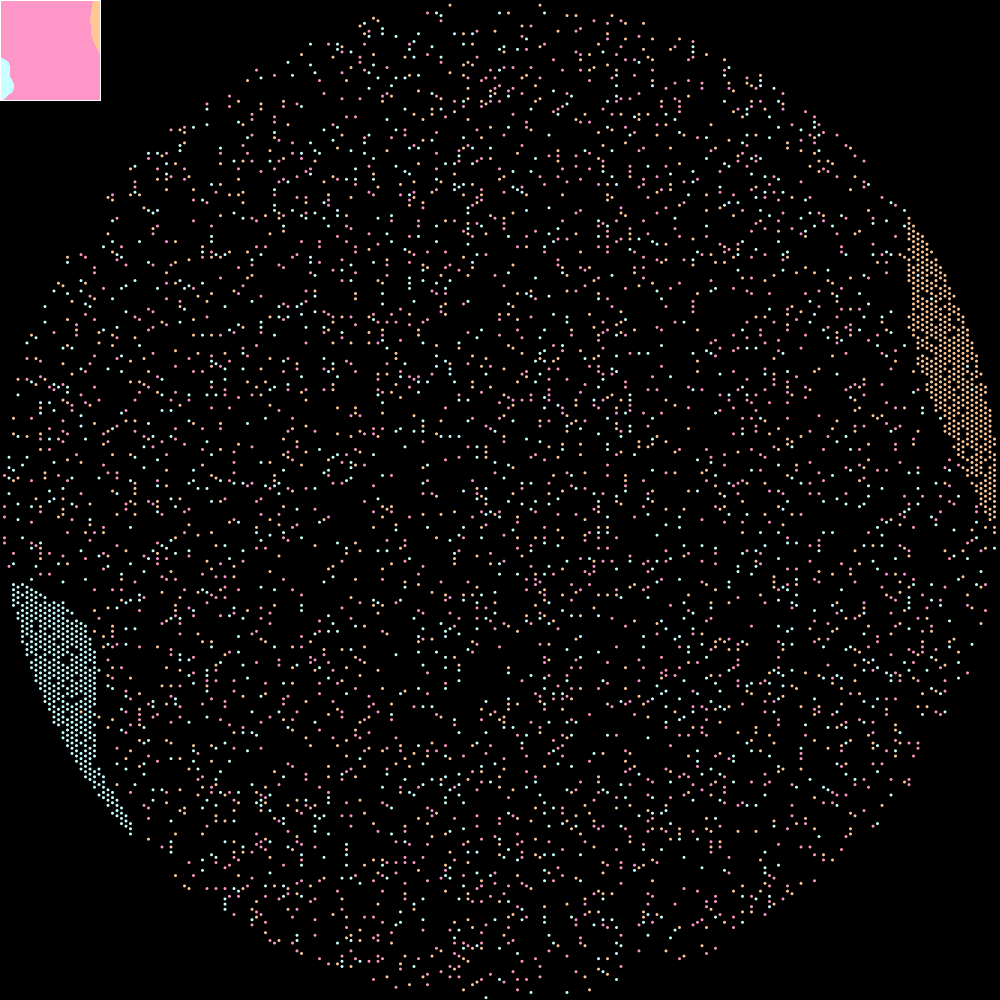
Frame 1 (no input)
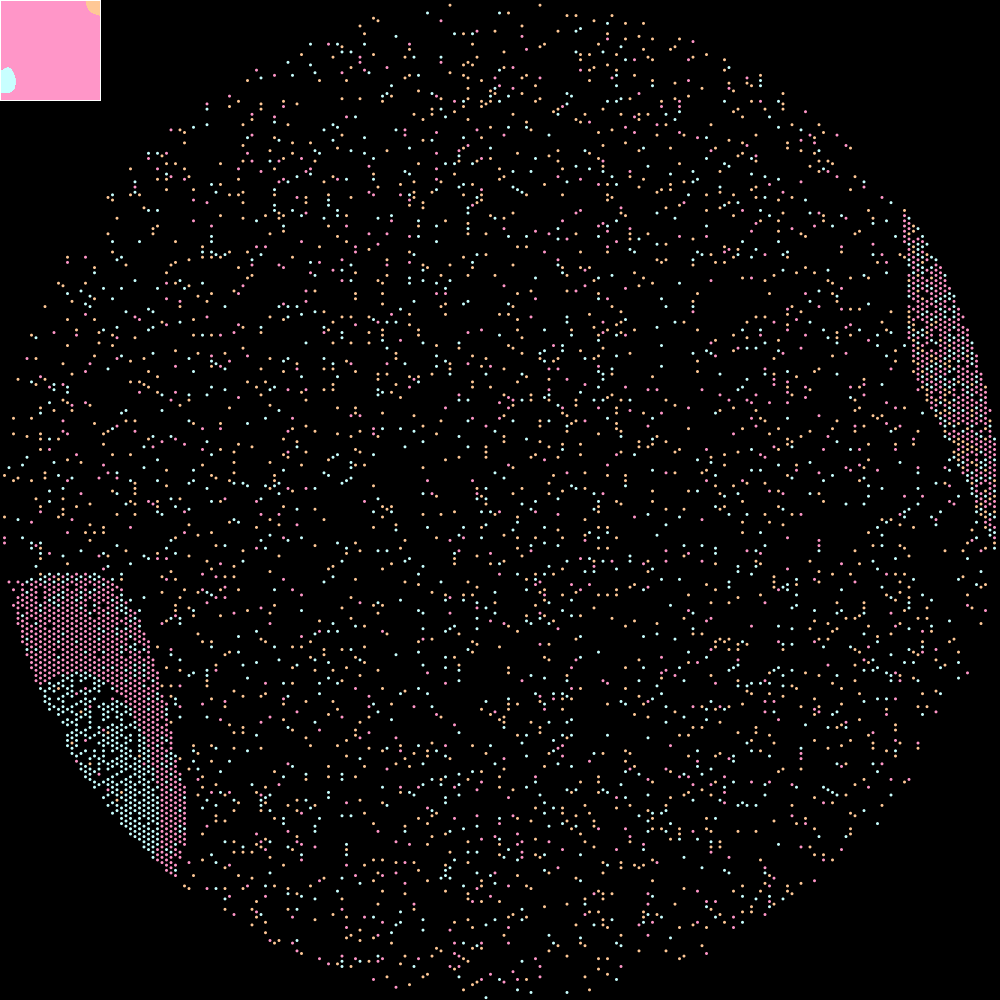
Frame 60 (the mouse pressed at the canvas centre just before this capture)
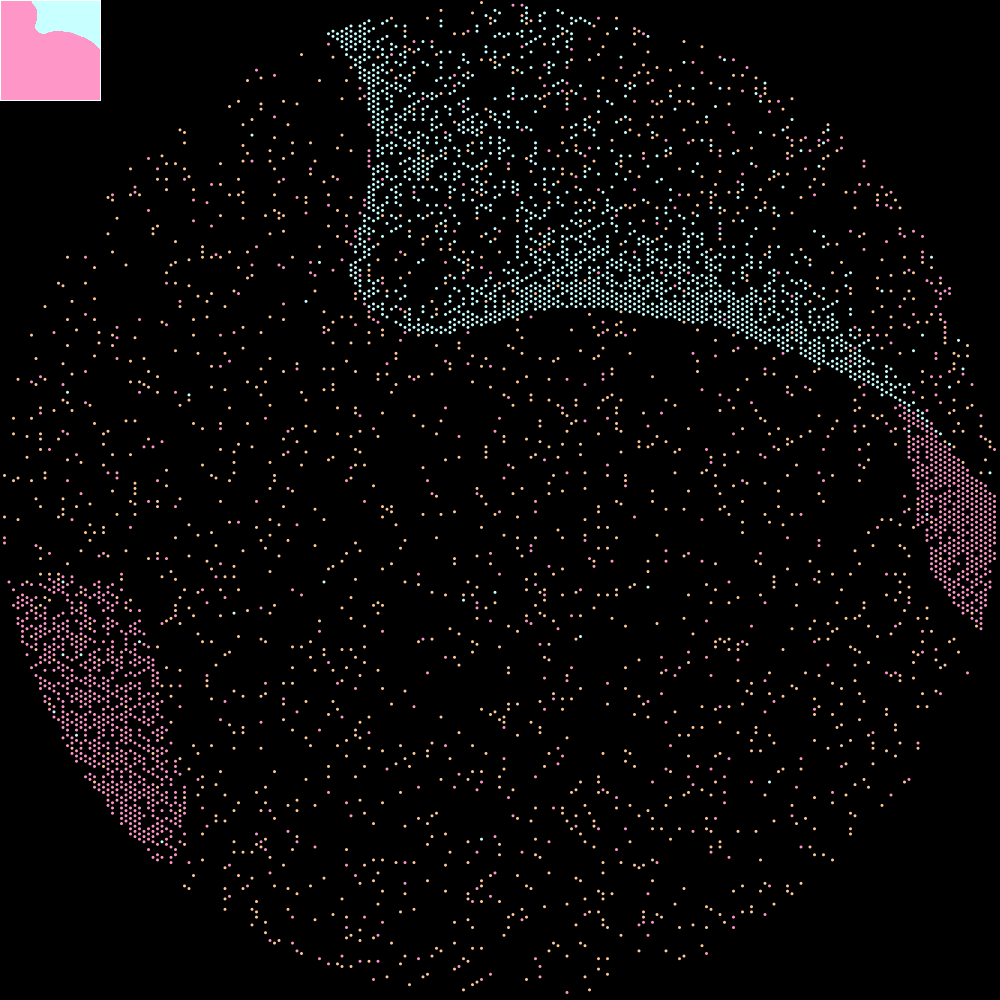
Frame 120 (the mouse held since frame 60 and released just before this capture)

The Processing sketch that drew these frames (run headless with seeded random() and noise(); from frame 60 on, the mouse is pressed at the canvas centre):

// Processing sketch: sketch_220222a
// ── sketch_220222a.pde
//int resolution = 100;
//ArrayList<Pill> pills;
HexaGrid grid;
PImage src;

void setup(){
	size(1000, 1000);
	src = createImage(width/3, height/3, ARGB);

	grid = new HexaGrid(width/2, height/2, width, width/260);
	grid.addChannel(color(255, 150, 200), grid.cells.size()/20);
	grid.addChannel(color(200, 255, 255), grid.cells.size()/20);
	grid.addChannel(color(255, 200, 150), grid.cells.size()/20);
	
}

float curve(float x){
	x -=0.5;
	x *= 4*x;
	return x;
}
void draw(){
	background(0);	

	src.loadPixels();
			
	float m1 = lerp(0.001, 0.01, curve(noise(1, frameCount * 0.001)));
	float m2 = lerp(0.001, 0.01, curve(noise(2, frameCount * 0.001)));
	float m3 = lerp(0.001, 0.01, curve(noise(3, frameCount * 0.001)));
	float m4 = lerp(0.001, 0.01, curve(noise(4, frameCount * 0.001)));

	for(int y = 0 ; y < src.height ; y ++){
		for(int x = 0 ; x < src.width ; x ++){
			int index = x + y * src.width;

			float c1 = noise(0 + x*m1, 0 + y*m1, frameCount * 0.005);
			float c2 = noise(1 + x*m2, 1 + y*m2, frameCount * 0.005);
			float c3 = noise(2 + x*m3, 2 + y*m3, frameCount * 0.005);
			float c4 = noise(3 + x*m4, 3 + y*m4, frameCount * 0.005);
			float c = max(c1,max(c2, max(c3, c4))); 
			if(c1 == c){
				src.pixels[index] = color(255, 150, 200);
			}else if(c2 == c){
				src.pixels[index] = color(200, 255, 255);
			}else if(c3 == c){
				src.pixels[index] = color(255, 200, 150);
			}else{
				src.pixels[index] = color(0);
			}
		}
	}
	src.updatePixels();

	grid.display(src);
	grid.draw();



	image(src, 0, 0, 100, 100);
	noFill();
	stroke(255);
	rect(0, 0, 100, 100);
}
// ── Hexagrid.pde
import java.util.Collections;
class HexaGrid{
	PVector pos;
	float diameter;
	ArrayList<HexaCell> cells;
	ArrayList<Integer> channels;
	PImage oldSrc;
	HexaGrid(float x, float y, float diameter, float cellSize){
		this.pos = new PVector(x, y);
		this.diameter = diameter;
		cells = new ArrayList<HexaCell>();
		channels = new ArrayList<Integer>();
		float cellStep = sqrt(3 * pow(cellSize, 2) / 4);
		for (float py = y - diameter/2 ; py < y + diameter/2; py += 2*cellStep) {
			for (float px = x - diameter/2; px < x + diameter/2; px += 3*cellSize) {
				HexaCell cellA = new HexaCell(px, py, cellSize);
				if(isInside(cellA)){
		 			cells.add(cellA);
		 		}	
		 		HexaCell cellB = new HexaCell(px + 1.5 * cellSize, py + cellStep, cellSize);
		 		if(isInside(cellB)){
		 			cells.add(cellB);
		 		}	
			}
		}
		Collections.shuffle(cells);
		
		oldSrc = createImage(ceil(diameter), ceil(diameter), ARGB);
	}
	boolean isInside(HexaCell cell){
		return PVector.dist(pos, cell.pos) + cell.diameter/2 <= diameter/2;
	}
	void display(PImage src){
		PImage resized = src.copy();
		
		resized.resize(oldSrc.width, oldSrc.height);
		oldSrc.loadPixels();
		resized.loadPixels();
		int moveCount = 0;
		for(HexaCell cell : cells){
			int index = (int)(cell.pos.x + ((int)cell.pos.y) * width);
			// println(cell.pos.x, cell.pos.y, resized.width, index);
			
			color colOld = oldSrc.pixels[index];
			color colTarget = resized.pixels[index];
			color colCurrent= cell.getColor();
			// 
			if(colOld != colTarget && colTarget != colCurrent && (channels.contains(colTarget)||colTarget==color(0))){
				HexaCell otherCell = getRandomCellByColor(colTarget);
				Pill pillTmp = otherCell.pill;
				otherCell.pill = cell.pill;
				cell.pill = pillTmp;
				moveCount ++;
			}
		}
		oldSrc = resized.copy();
		println(moveCount);
	}

	HexaCell getRandomCellByColor(color col){
		while(true){
			HexaCell randCell = cells.get((int)random(cells.size()));
			if(randCell.getColor() == col){
				return randCell;
			}
		}
	}
	void draw(){
		for(HexaCell cell : cells){
			cell.draw();
		}
	}
	void addChannel(color col, int pixelCount){
		if(!channels.contains(col)){
			channels.add(col);
		}
		for(int i = 0 ; i < pixelCount ; ){
			HexaCell randomCell = cells.get((int)random(cells.size()));
			if(randomCell.pill == null){
				randomCell.pill = new Pill(col);
				i ++;
			}
		}
	}
}

class Pill{
	color col;
	Pill(color col){
		this.col = col;
	}
}

class HexaCell{
	PVector pos;
	float diameter;
	Pill pill;
	HexaCell(float x, float y, float diameter){
		this.pos = new PVector(x, y);
		this.diameter = diameter;
	}
	color getColor(){
		return pill == null ? color(0) : pill.col;
	}
	void draw(){
		if(pill == null)return;
		fill(pill.col);
		noStroke();
		ellipse(pos.x, pos.y, diameter, diameter);
	}
}





/*
class Hexagrid{
	ArrayList<HexaCell> cells;
	ArrayList<Integer> channels;
	float diameter;
	PVector center;
	int pillCount;
	int [][] screen;

	Hexagrid(float x, float y, float diameter, float cellSize){
		cells = new ArrayList<HexaCell>();
		this.diameter = diameter;
		center = new PVector(x, y);
		int yCount = 0;
		int xCount = 0;
		float cellStepX = cellSize * 1.01;
		float cellStepY = cellSize * 0.9;
		for(float py = y - diameter/2 ; py < y + diameter/2 ; py += cellStepY){
			xCount = 0;
			for(float px = x - diameter/2 ; px < x + diameter/2 ; px += cellStepX){
				float xOffset = 0;
		 		if ((yCount)%2 == 1){
		 			xOffset = cellStepX / 2 ;
		 		}
		 		HexaCell cell = new HexaCell(px + xOffset, py, cellSize, xCount, yCount);
		 		if(isInside(cell)){
		 			cells.add(cell);
		 		}
		 		xCount ++;
			}
			yCount++;
		}
		channels = new ArrayList<Integer>();
		screen = new int[xCount][yCount];
	}
	boolean isInside(HexaCell cell){
		return PVector.dist(center, cell.pos) + cell.diameter/2 <= diameter/2;
	}
	void draw(){
		pushMatrix();
		translate(center.x, center.y);
		fill(0);
		noStroke();
		ellipse(0, 0, diameter, diameter);
		popMatrix();
		for(HexaCell cell : cells){
			cell.draw();
		}
	}
	void addChannel(int pixelCount, color col){
		if(!channels.contains(col)){
			channels.add(col);
		}
		int channelID = channels.indexOf(col)+1;
		for(int i = 0 ; i < pixelCount ; ){
			HexaCell randomCell = cells.get((int)random(cells.size()));
			if(null == randomCell.pill){
				randomCell.pill = new Pill(randomCell.diameter, col);
				screen[randomCell.idX][randomCell.idY] = channelID;
				i ++;
			}
		}
	}
}

class HexaCell{
	PVector pos;
	int idX;
	int idY;
	Pill pill;
	float diameter;
	HexaCell(float x, float y, float diameter, int idX, int idY){
		this.idX = idX;
		this.idY = idY;
		this.diameter = diameter;
		pos = new PVector(x, y);
	}

	void draw(){
		if(pill != null){
			pushMatrix();
			translate(pos.x, pos.y);
			pill.draw();
			popMatrix();
		}
	}
}


class Pill{
	color c;
	float diameter;
	Pill(float diameter, color c){
		this.c = c;
		this.diameter = diameter;
	}
	void draw(){
		noStroke();
		fill(this.c);
		ellipse(0, 0, this.diameter, this.diameter);
	}
}
*/
